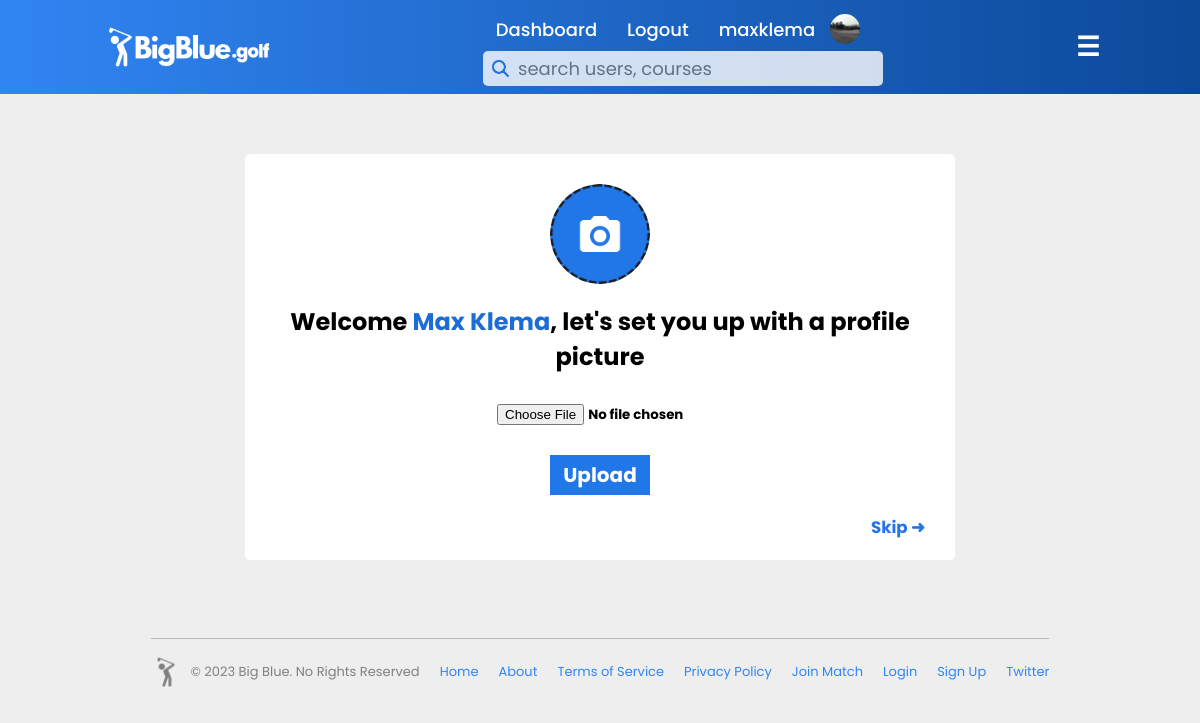
Page /chooseprofilepicture (signed in) on the committed database.
### setup.py (models this page shows, shortened)
class users(db.Model):
    _id = db.Column("id", db.Integer, primary_key=True)
    name = db.Column(db.String(100))
    username = db.Column(db.String(50))
    password = db.Column(db.String(50))
    email = db.Column(db.String(100))
    rank = db.Column(db.String(10))
    gender = db.Column(db.String(10))
    bio = db.Column(db.String(500))
    team = db.Column(db.String(25))
    verified = db.Column(db.Integer)
    pic = db.Column(db.String)
    banner = db.Column(db.String)
    first_login = db.Column(db.DateTime, default="2022-06-03 03:15:12.433675")
    last_login = db.Column(db.DateTime, default="2022-06-03 03:15:12.433675")
    favored_courses = db.Column(db.String)

### main.py (the view)
@app.route("/chooseprofilepicture")
def chooseprofilepicture():
    if 'active_user' in session:
        found_user = users.query.filter_by(username=session['active_user'][0]).first()
        return render_template("chooseprofilepic.html", data=found_user)
    else:
        return render_template("login.html")

### templates/chooseprofilepic.html (shortened to what this page needs)
{% if data.rank == 'coach' %}
    {% extends "indexcontentcoachlogin.html" %}
{% elif data.rank == 'player' %}
    {% extends "indexcontentplayerlogin.html" %}
{% else %}
    {% extends "indexcontent.html" %}
{% endif %}
{% block content %}
<head>
    <link rel="stylesheet" href="{{ url_for('static', filename='styles/chooseprofilepic-style.css') }}">
</head>
<div class="main-container">
    <form class="main-frame" method=post enctype=multipart/form-data action="/upload_profile_pic">
        <img id="profile-container" src="{{ url_for('static', filename='logo_graphics/insertpiccamera.png') }}" alt="">
        <h2>Welcome <span style="color:#1b6cd7">{{data.name}}</span>, let's set you up with a profile picture</h2>
        <div class="choose-file-container">
            <input style="background-color: white;" id="fileinput" type=file name=file>
        </div>
        <input id="form-submit" type=submit value=Upload>
        <a href="/profile"><h5>Skip ➜</h5></a>
    </form>
</div>
{% endblock %}

### templates/indexcontentcoachlogin.html (shortened to what this page needs)
<!DOCTYPE html>
<html>
    <head>
    </head>
    <body>
        <header>
            <a href="/">
                <img id="logo-image" src="{{ url_for('static', filename='logo_graphics/BigBlue_NewLogo-White.png') }}" class="logo">
            </a>
            <div>
                <ul class="navigation">
                    <li><a href="/dashboard">Dashboard</a></li>
                    <li><a href="/logout">Logout</a></li>
                    <li><a href="/profile">{{data.username}}</a></li>
                    <li><a href=""><img id="profile-pic" src="{{ url_for('static', filename='logo_graphics/user_photos/' + data.pic) }}" alt=""></a></li>
                    <form id="search-form" action="/search/" method="post">
                        <input id="searchbar" name="searchbar" type="text" placeholder="search users, courses"></input>
                    </form>
                </ul>
            </div>
            <button id="menu-button" onclick="openMenu();" hidden><h1 class="mobile-navigation" id="hamburger-icon" style="color: white;" hidden>☰</h1></button>
        </header>
        {% block content %}
        {% endblock %}
    </body>
    <footer>
        <div>
            <div>
                <div class="big-blue-copyright">
                    <img id="basic-golfer-image" src="{{ url_for('static', filename='logo_graphics/basicgolfergrey.png') }}" class="logo">
                    <p>© 2023 Big Blue. No Rights Reserved</p>
                </div>
                <div>
                    <a href="/">Home</a>
                    <a href="/about">About</a>
                    <a href="/termsofservice">Terms of Service</a>
                    <a href="/privacypolicy">Privacy Policy</a>
                    <a href="/joincode">Join Match</a>
                    <a href="/login">Login</a>
                    <a href="/create_account">Sign Up</a>
                    <a href="https://twitter.com/bigbluegolfapp" id="twitter_href">Twitter</a>
                </div>
            </div>
        </div>
    </footer>
</html>

### static/styles/chooseprofilepic-style.css (style rules this page uses)
@media (max-width: 1200px) { header .navigation { display: none; } }
@media (max-width: 1200px) { .mobile-navigation { display: block; } }
@media (max-width: 1200px) { #menu-button { visibility: visible; display: block; } }
@media (max-width: 1200px) { #hamburger-icon { display: block; } }
* { padding: 0; margin: 0; box-sizing: border-box; font-family: bigBlueBold; }
footer { justify-content: center; display: flex; align-items: center; flex-wrap: wrap !important; }
footer div { max-width: 1500px; margin-bottom: 1%; }
footer div div { margin-top: 2%; align-items: center; display: flex; justify-content: space-around; flex-wrap: wrap !important; border-top: 1px solid rgb(185, 185, 185); }
footer div div div { border-top: 0px; }
footer div div a { text-decoration: none; color: #3185f3; font-size: 13px; font-family: bigBlueRegular; margin-right: 10px; margin-left: 10px; border-top: 0px; }
footer div div div p { font-size: 13px; color: #808080; font-family: bigBlueRegular; margin-left: 10px; margin-right: 10px; border-top: 0px; }
#twitter_href { margin-right: 0px; }
#basic-golfer-image { max-height: 30px; max-width: 30px; }
header { top: 0; left: 0; position: relative; display: flex; justify-content: space-between; width: 100%; align-items: center; background-image: linear-gradient(to right, #3185f3, #0c4999); z-index: 10; padding: 8px 100px; }
header .logo { max-width: 180px; max-height: 180px; position: relative; background-color: transparent; text-decoration: none; padding: 0; margin: 0; display: block; }
header a { text-decoration: none; background-color: transparent; }
header div { display: flex; flex-direction: row; align-items: center; }
#searchbar { margin-left: 10px; width: 400px; height: 35px; border: none; padding: 5px 35px; font-family: bigBlueRegular; font-size: 18px; border-radius: 5px; background-color: white; opacity: .8; background-image: url(../logo_graphics/searchicon.png); background-size: 17px; background-repeat: no-repeat; background-position: 9px 9px; }
.navigation li a img { width: 30px; height: 30px; border-radius: 100%; margin-left: -15px; align-items: center; margin-top: 6px; object-fit: cover; }
header .navigation { display: flex; justify-content: center; flex-wrap: wrap; background-image: transparent; border: none; text-decoration: none; font-family: bigBlueMedium; align-items: center; }
header .mobile-navigation { display: none; }
#menu-button { background-color: transparent; border: none; cursor: pointer; }
header .navigation li { list-style: none; margin: 0px 15px; border: none; text-decoration: none; background-color: transparent; font-family: bigBlueMedium; align-items: center; }
header .navigation li a { color: white; text-decoration: none; font-size: 18px; border: none; background-color: transparent; font-family: bigBlueMedium; }
html, body { height: 100%; background-color: #eeeeee; }
.main-container { display: flex; justify-content: center; margin-top: 5%; margin-bottom: 5%; }
.main-frame { width: 710px; background-color: white; padding: 20px 30px; border-radius: 5px; }
#profile-container { margin-right: auto; margin-left: auto; display: block; height: 100px; width: 100px; border-radius: 100%; margin-top: 10px; }
.main-frame h2 { text-align: center; margin-top: 20px; background-color: white; }
.choose-file-container { background-color: white; display: flex; justify-content: center; }
#fileinput { margin-top: 30px; background-color: white; margin-left: 90px; }
#form-submit { margin-top: 30px; width: 100px; height: 40px; font-size: 20px; text-align: center; color: white; background: #2176e8; border: none; cursor: pointer; margin-left: auto; margin-right: auto; display: block; margin-bottom: 20px; font-family: bigBlueBold; }
.main-frame a { margin-top: 20px; text-align: right; background-color: white; color: #2176e8; font-size: 20px; text-decoration: none; }
.main-frame a h5 { background-color: white; }

### rows in the picture
users: username "maxklema", pic (picture), name "Max Klema"
